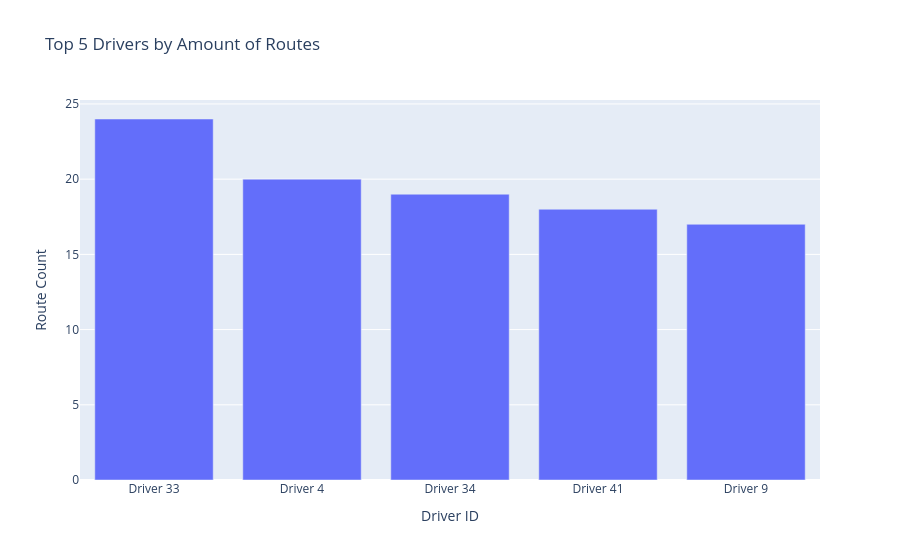

Notebook code for this chart:
### Code cell
fig.show()

### Figure 1 — Plotly figure (JSON) as saved in the notebook; plotly's stock layout.template omitted (floating-point values rounded to 4 significant figures)
{"data": [{"type": "bar", "x": ["Driver 33", "Driver 4", "Driver 34", "Driver 41", "Driver 9"], "y": [24, 20, 19, 18, 17]}], "layout": {"title": {"text": "Top 5 Drivers by Amount of Routes"}, "xaxis": {"title": {"text": "Driver ID"}}, "yaxis": {"title": {"text": "Route Count"}}}}
